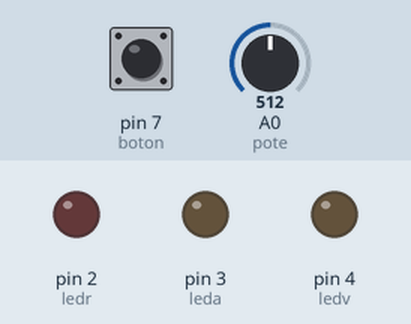
The sketch below on a simulated Arduino Uno, built with avr-gcc and run on an emulated ATmega328P. On the bench: output pins drawn as LEDs (lit = HIGH). The inputs (shaded band) are chosen by the test bench; at power-on: pin 7 (boton) LOW, A0 (pote) = 512.

Above: at 1.2 s.
1.3 s: pin 7 (boton) pulled HIGH for 0.15 s
At 1.37 s:
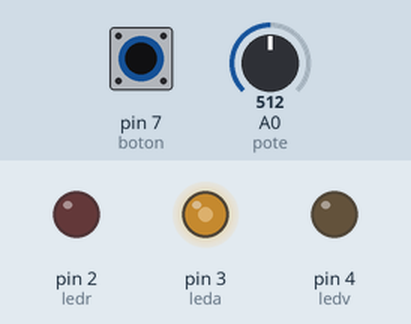
2.9 s: pin 7 (boton) pulled HIGH for 3.2 s
At 7.4 s:
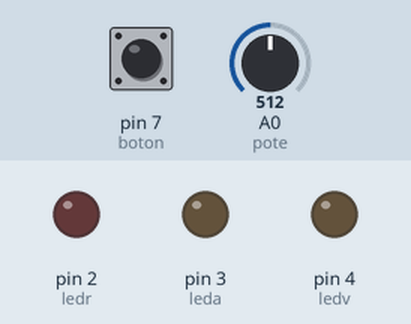
Timing chart, 0 to 8.9 s (numbered marks = the images above; inputs shaded):
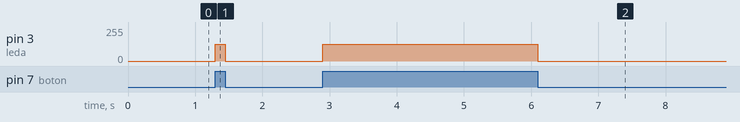

The sketch:

guia_arduino3.ino
```cpp
#define ledr 2
#define leda 3
#define ledv 4
int pote = A0;
int boton = 7;
int stateBoton;
int poteVal;
int ledV;
int ledA;
int ledR;

void setup()
{
  pinMode(ledr, OUTPUT);
  pinMode(leda, OUTPUT);
  pinMode(ledv, OUTPUT);
  pinMode(pote, INPUT);
  pinMode(boton, INPUT);
}

void loop()
{
  stateBoton = digitalRead(boton);

  if(stateBoton == HIGH){
  	poteVal = analogRead(pote);

    ledV = map(poteVal,0,1023,0,255);
    ledA = map(poteVal,0,1023,0,255);
    ledR = map(poteVal,0,1023,0,255);

    analogWrite(ledr, ledR);
    analogWrite(ledv, ledv);
    analogWrite(leda, ledA);
  }

  else{
  	analogWrite(ledr, 0);
    analogWrite(leda, 0);
    analogWrite(ledv, 0);
  }

}
```

Measured:
- after the input at 1.3 s, pin 3 (leda): 0/255 → 127/255 at once, → 0/255 0.15 s later
- after the input at 2.9 s, pin 3 (leda): 0/255 → 127/255 at once, → 0/255 3.2 s later
